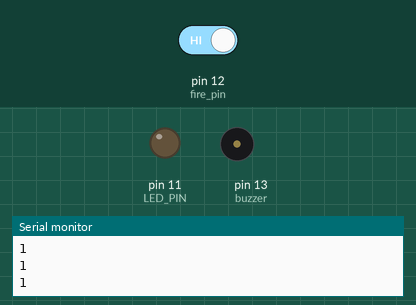
Simulated run of this sketch. Board: Arduino Uno, built with avr-gcc and run on an emulated ATmega328P. Shown: output pins drawn as LEDs (lit = HIGH), buzzer (waves = sounding, pin HIGH), the last lines printed to the serial monitor. Inputs (shaded band) come from the test bench; at power-on: pin 12 (fire_pin) HIGH.

Above: at 1.8 s.
1.9 s: pin 12 (fire_pin) driven LOW
At 4.7 s:
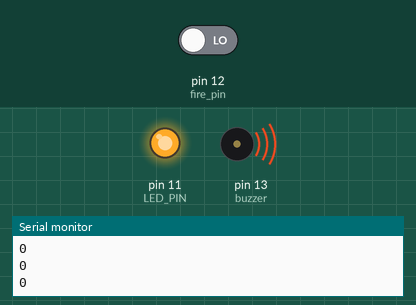
4.9 s: pin 12 (fire_pin) driven HIGH
At 5.6 s:
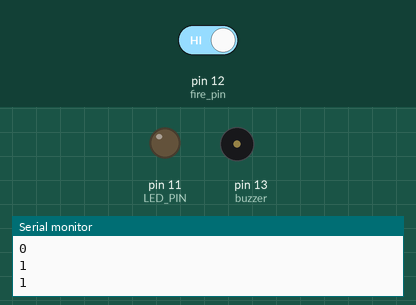
Timing chart, 0 to 7.9 s (numbered marks = the images above; inputs shaded):
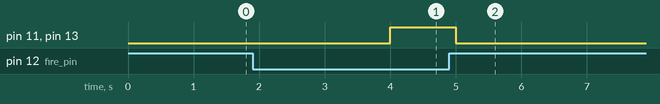

Measured:
- after the input at 1.9 s, pin 11 (LED_PIN), pin 13 (buzzer): LOW → HIGH after 2.1 s
- after the input at 4.9 s, pin 11 (LED_PIN), pin 13 (buzzer): HIGH → LOW after 0.10 s

The sketch:

Flame_sensor.ino
```cpp
// (licence header left out)
int fire_pin = 12 ;     // 定义火灾传感器引脚的控制引脚为A0
int buzzer = 13 ;        // 定义蜂鸣器引脚
int LED_PIN = 11;       //定义LED灯控制引脚
int val = 0;
int count = 0 ;
void setup()
{
  pinMode(buzzer, OUTPUT);
  pinMode(LED_PIN, OUTPUT);
  pinMode(fire_pin, INPUT);
  Serial.begin(9600);
  digitalWrite(buzzer, LOW);     // 设置蜂鸣器的初始状态为保持安静
}
void loop()
{
  val = digitalRead(fire_pin);    // 读取火焰传感器引脚的电平信号
  Serial.println(val);
  if ( val == 0 )             // 判断火焰传感器信号是否达到阀值
  {
    count++ ;
  }
  else
  {
    count = 0 ;
  }
  if ( count >= 5 )             //判断有火灾信号的次数是否达到5次
  {
    digitalWrite(buzzer , HIGH );
    digitalWrite(LED_PIN , HIGH );
  }
  else
  {
    digitalWrite(buzzer , LOW );   // disable an alarm
    digitalWrite(LED_PIN , LOW );
  }
  delay(500);
}
```
